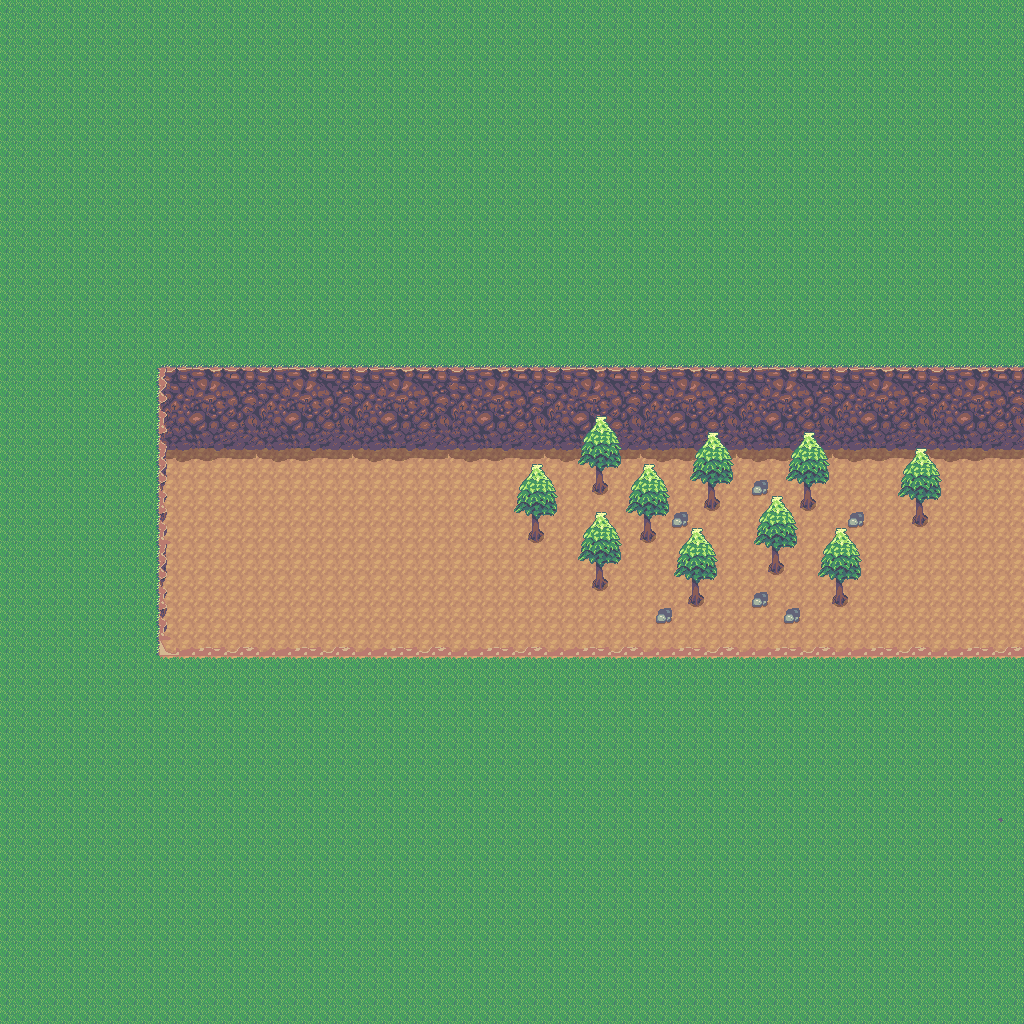

The image is a tile-based game level rendered from a .tmx file. Its description and source (layers, tilesets, objects; grid data summarised) follow:
An orthogonal 64x64 tile map with 16x16 px tiles, 5 tile layers (background, midground, buildings, foreground, ...), 2 tilesets.

<map version="1.2" tiledversion="1.3.0" orientation="orthogonal" renderorder="right-down" compressionlevel="0" width="64" height="64" tilewidth="16" tileheight="16" infinite="0" nextlayerid="11" nextobjectid="78">
 <tileset firstgid="1" source="BackgroundMasterSpriteSheet.tsx" />
 <tileset firstgid="3601" source="ForegroundMasterSpriteSheet.tsx" />
 <layer id="1" name="background" width="64" height="64">
  <data>[4096 cells, 4096 non-empty, 1 distinct tile ids]</data>
 </layer>
 <layer id="3" name="midground" width="64" height="64">
  <data>[4096 cells, 3124 non-empty, 4 distinct tile ids]</data>
 </layer>
 <layer id="2" name="buildings" width="64" height="64">
  <data>[4096 cells, 1 non-empty, 1 distinct tile ids]</data>
 </layer>
 <layer id="4" name="foreground" width="64" height="64">
  <data>[4096 cells, 342 non-empty, 44 distinct tile ids]</data>
 </layer>
 <layer id="6" name="front" width="64" height="64">
  <data>[4096 cells, 208 non-empty, 27 distinct tile ids]</data>
 </layer>
 <objectgroup id="5" name="Portal" />
 <objectgroup id="9" name="SpecialZone" />
 <objectgroup id="10" name="ComplexShapes" />
</map>
